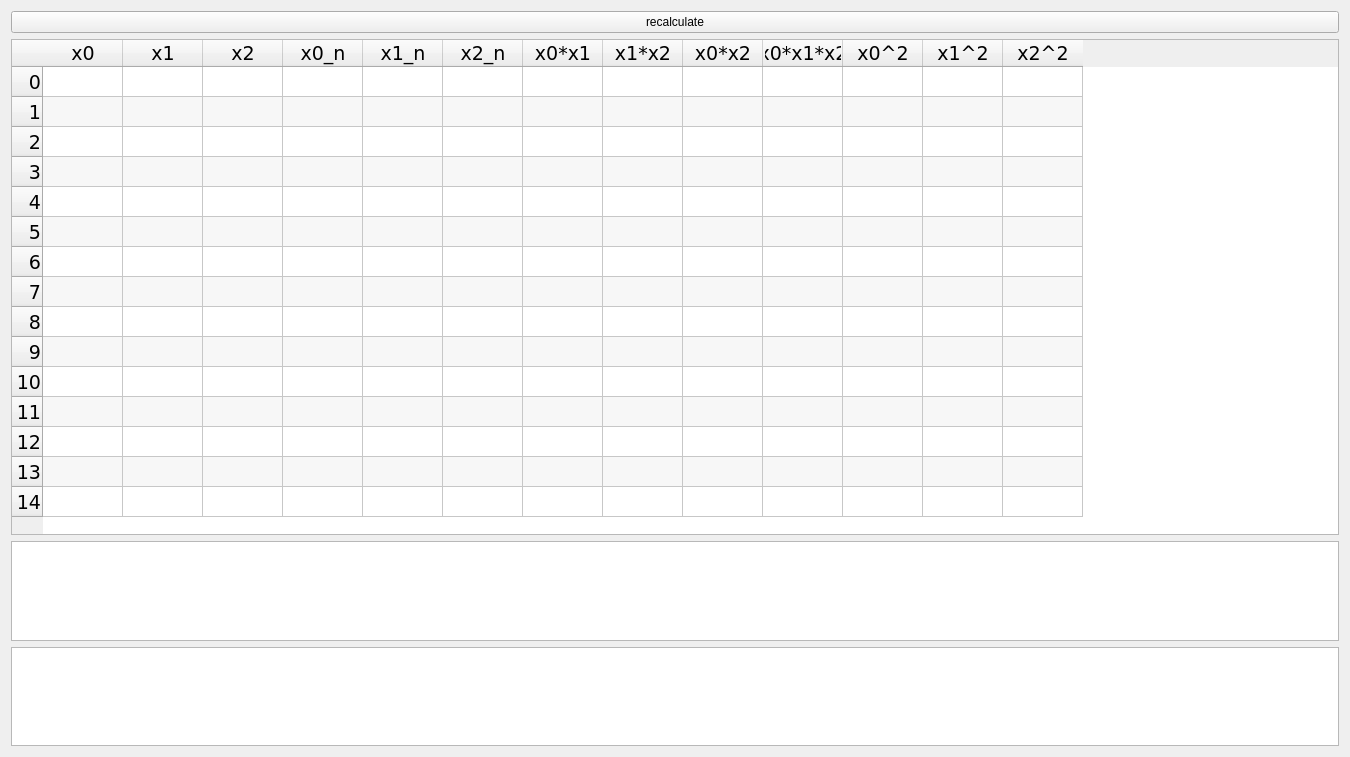
<?xml version="1.0" encoding="utf-8"?>
<ui version="4.0">
  <class>guiClass</class>
  <widget class="QWidget" name="guiClass">
    <property name="geometry">
      <rect>
        <x>0</x>
        <y>0</y>
        <width>1350</width>
        <height>757</height>
      </rect>
    </property>
    <property name="minimumSize">
      <size>
        <width>691</width>
        <height>384</height>
      </size>
    </property>
    <property name="windowTitle">
      <string>GUI</string>
    </property>
    <layout class="QVBoxLayout" name="verticalLayout" stretch="0,5,1,1">
      <item>
        <widget class="QPushButton" name="calculate">
          <property name="text">
            <string>recalculate</string>
          </property>
        </widget>
      </item>
      <item>
        <widget class="QTableWidget" name="table">
          <property name="font">
            <font>
              <family>Verdana</family>
              <pointsize>14</pointsize>
            </font>
          </property>
          <property name="verticalScrollBarPolicy">
            <enum>Qt::ScrollBarAlwaysOff</enum>
          </property>
          <property name="horizontalScrollBarPolicy">
            <enum>Qt::ScrollBarAsNeeded</enum>
          </property>
          <property name="sizeAdjustPolicy">
            <enum>QAbstractScrollArea::AdjustIgnored</enum>
          </property>
          <property name="editTriggers">
            <set>QAbstractItemView::NoEditTriggers</set>
          </property>
          <property name="alternatingRowColors">
            <bool>true</bool>
          </property>
          <property name="verticalScrollMode">
            <enum>QAbstractItemView::ScrollPerPixel</enum>
          </property>
          <property name="horizontalScrollMode">
            <enum>QAbstractItemView::ScrollPerPixel</enum>
          </property>
          <property name="showGrid">
            <bool>true</bool>
          </property>
          <property name="cornerButtonEnabled">
            <bool>false</bool>
          </property>
          <attribute name="horizontalHeaderDefaultSectionSize">
            <number>80</number>
          </attribute>
          <attribute name="horizontalHeaderShowSortIndicator" stdset="0">
            <bool>false</bool>
          </attribute>
          <attribute name="verticalHeaderVisible">
            <bool>true</bool>
          </attribute>
          <attribute name="verticalHeaderStretchLastSection">
            <bool>false</bool>
          </attribute>
          <row>
            <property name="text">
              <string>0</string>
            </property>
            <property name="textAlignment">
              <set>AlignTrailing|AlignVCenter</set>
            </property>
          </row>
          <row>
            <property name="text">
              <string>1</string>
            </property>
            <property name="textAlignment">
              <set>AlignTrailing|AlignVCenter</set>
            </property>
          </row>
          <row>
            <property name="text">
              <string>2</string>
            </property>
            <property name="textAlignment">
              <set>AlignTrailing|AlignVCenter</set>
            </property>
          </row>
          <row>
            <property name="text">
              <string>3</string>
            </property>
            <property name="textAlignment">
              <set>AlignTrailing|AlignVCenter</set>
            </property>
          </row>
          <row>
            <property name="text">
              <string>4</string>
            </property>
            <property name="textAlignment">
              <set>AlignTrailing|AlignVCenter</set>
            </property>
          </row>
          <row>
            <property name="text">
              <string>5</string>
            </property>
            <property name="textAlignment">
              <set>AlignTrailing|AlignVCenter</set>
            </property>
          </row>
          <row>
            <property name="text">
              <string>6</string>
            </property>
            <property name="textAlignment">
              <set>AlignTrailing|AlignVCenter</set>
            </property>
          </row>
          <row>
            <property name="text">
              <string>7</string>
            </property>
            <property name="textAlignment">
              <set>AlignTrailing|AlignVCenter</set>
            </property>
          </row>
          <row>
            <property name="text">
              <string>8</string>
            </property>
            <property name="textAlignment">
              <set>AlignTrailing|AlignVCenter</set>
            </property>
          </row>
          <row>
            <property name="text">
              <string>9</string>
            </property>
            <property name="textAlignment">
              <set>AlignTrailing|AlignVCenter</set>
            </property>
          </row>
          <row>
            <property name="text">
              <string>10</string>
            </property>
            <property name="textAlignment">
              <set>AlignTrailing|AlignVCenter</set>
            </property>
          </row>
          <row>
            <property name="text">
              <string>11</string>
            </property>
            <property name="textAlignment">
              <set>AlignTrailing|AlignVCenter</set>
            </property>
          </row>
          <row>
            <property name="text">
              <string>12</string>
            </property>
            <property name="textAlignment">
              <set>AlignTrailing|AlignVCenter</set>
            </property>
          </row>
          <row>
            <property name="text">
              <string>13</string>
            </property>
            <property name="textAlignment">
              <set>AlignTrailing|AlignVCenter</set>
            </property>
          </row>
          <row>
            <property name="text">
              <string>14</string>
            </property>
            <property name="textAlignment">
              <set>AlignTrailing|AlignVCenter</set>
            </property>
          </row>
          <column>
            <property name="text">
              <string>x0</string>
            </property>
          </column>
          <column>
            <property name="text">
              <string>x1</string>
            </property>
          </column>
          <column>
            <property name="text">
              <string>x2</string>
            </property>
          </column>
          <column>
            <property name="text">
              <string>x0_n</string>
            </property>
          </column>
          <column>
            <property name="text">
              <string>x1_n</string>
            </property>
          </column>
          <column>
            <property name="text">
              <string>x2_n</string>
            </property>
          </column>
          <column>
            <property name="text">
              <string>x0*x1</string>
            </property>
          </column>
          <column>
            <property name="text">
              <string>x1*x2</string>
            </property>
          </column>
          <column>
            <property name="text">
              <string>x0*x2</string>
            </property>
          </column>
          <column>
            <property name="text">
              <string>x0*x1*x2</string>
            </property>
          </column>
          <column>
            <property name="text">
              <string>x0^2</string>
            </property>
          </column>
          <column>
            <property name="text">
              <string>x1^2</string>
            </property>
          </column>
          <column>
            <property name="text">
              <string>x2^2</string>
            </property>
          </column>
        </widget>
      </item>
      <item>
        <widget class="QTextEdit" name="res">
          <property name="font">
            <font>
              <family>Verdana</family>
              <pointsize>14</pointsize>
            </font>
          </property>
          <property name="readOnly">
            <bool>true</bool>
          </property>
        </widget>
      </item>
      <item>
        <widget class="QTextEdit" name="res_2">
          <property name="font">
            <font>
              <family>Verdana</family>
              <pointsize>14</pointsize>
            </font>
          </property>
          <property name="readOnly">
            <bool>true</bool>
          </property>
        </widget>
      </item>
    </layout>
  </widget>
  <layoutdefault spacing="6" margin="11"/>
  <resources>
    <include location="GUI.qrc"/>
  </resources>
  <connections/>
</ui>
